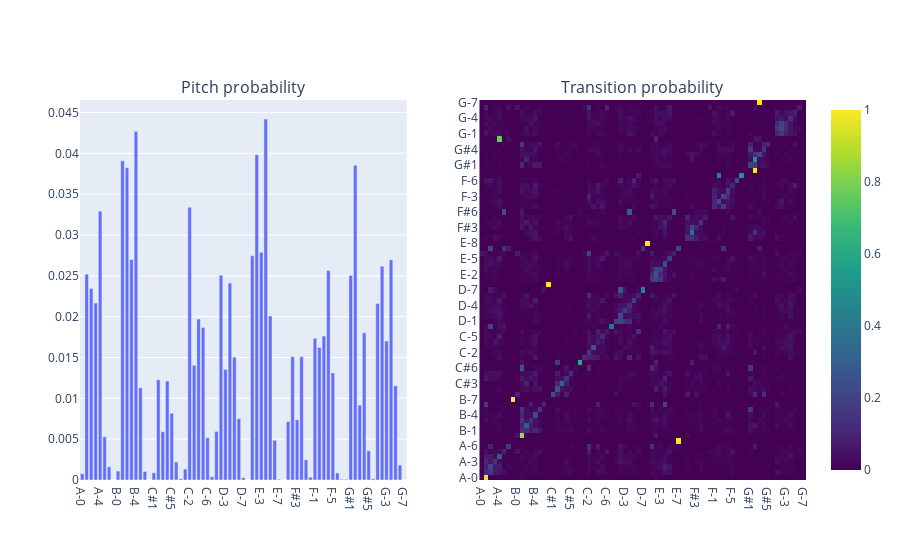

Notebook code for this chart:
### Code cell
fig2 = plotting.fig_tm(t_matrix, ui, ui_freq)

fig2.show()

### Figure 1 — Plotly figure (JSON) as saved in the notebook; plotly's stock layout.template omitted (floating-point values rounded to 4 significant figures; data arrays with more than 128 entries replaced by an {"elided": "..."} marker saying what was removed)
{"data": [{"type": "bar", "x": ["A-0", "A-1", "A-2", "A-3", "A-4", "A-5", "A-6", "A-7", "B-0", "B-1", "B-2", "B-3", "B-4", "B-5", "B-6", "B-7", "C#1", "C#2", "C#3", "C#4", "C#5", "C#6", "C#7", "C-1", "C-2", "C-3", "C-4", "C-5", "C-6", "C-7", "D-1", "D-2", "D-3", "D-4", "D-5", "D-6", "D-7", "D-8", "E-1", "E-2", "E-3", "E-4", "E-5", "E-6", "E-7", "E-8", "F#1", "F#2", "F#3", "F#4", "F#5", "F#6", "F-1", "F-2", "F-3", "F-4", "F-5", "F-6", "F-7", "G#0", "G#1", "G#2", "G#3", "G#4", "G#5", "G#6", "G-1", "G-2", "G-3", "G-4", "G-5", "G-6", "G-7"], "xaxis": "x", "y": [0.0007617, 0.02521, 0.02346, 0.02168, 0.03292, 0.005282, 0.001616, 1.424e-05, 0.001089, 0.03909, 0.03824, 0.02701, 0.04267, 0.01128, 0.001039, 1.424e-05, 0.0008898, 0.01229, 0.005901, 0.01212, 0.008172, 0.002207, 0.0001637, 0.001353, 0.03339, 0.01404, 0.0197, 0.01869, 0.005168, 0.0004058, 0.005951, 0.02506, 0.01353, 0.02411, 0.01503, 0.007503, 0.0002847, 1.424e-05, 0.02746, 0.03984, 0.02788, 0.04421, 0.02007, 0.004869, 9.966e-05, 1.424e-05, 0.007168, 0.01509, 0.007368, 0.01509, 0.002477, 0.0003488, 0.01735, 0.01624, 0.01763, 0.02566, 0.01311, 0.0008613, 9.966e-05, 8.542e-05, 0.02504, 0.03855, 0.00914, 0.01802, 0.003573, 0.0001495, 0.02161, 0.02619, 0.01703, 0.02696, 0.01153, 0.001837, 7.119e-06], "yaxis": "y"}, {"colorscale": [[0, "#440154"], [0.1111, "#482878"], [0.2222, "#3e4989"], [0.3333, "#31688e"], [0.4444, "#26828e"], [0.5556, "#1f9e89"], [0.6667, "#35b779"], [0.7778, "#6ece58"], [0.8889, "#b5de2b"], [1, "#fde725"]], "type": "heatmap", "x": ["A-0", "A-1", "A-2", "A-3", "A-4", "A-5", "A-6", "A-7", "B-0", "B-1", "B-2", "B-3", "B-4", "B-5", "B-6", "B-7", "C#1", "C#2", "C#3", "C#4", "C#5", "C#6", "C#7", "C-1", "C-2", "C-3", "C-4", "C-5", "C-6", "C-7", "D-1", "D-2", "D-3", "D-4", "D-5", "D-6", "D-7", "D-8", "E-1", "E-2", "E-3", "E-4", "E-5", "E-6", "E-7", "E-8", "F#1", "F#2", "F#3", "F#4", "F#5", "F#6", "F-1", "F-2", "F-3", "F-4", "F-5", "F-6", "F-7", "G#0", "G#1", "G#2", "G#3", "G#4", "G#5", "G#6", "G-1", "G-2", "G-3", "G-4", "G-5", "G-6", "G-7"], "xaxis": "x2", "y": ["A-0", "A-1", "A-2", "A-3", "A-4", "A-5", "A-6", "A-7", "B-0", "B-1", "B-2", "B-3", "B-4", "B-5", "B-6", "B-7", "C#1", "C#2", "C#3", "C#4", "C#5", "C#6", "C#7", "C-1", "C-2", "C-3", "C-4", "C-5", "C-6", "C-7", "D-1", "D-2", "D-3", "D-4", "D-5", "D-6", "D-7", "D-8", "E-1", "E-2", "E-3", "E-4", "E-5", "E-6", "E-7", "E-8", "F#1", "F#2", "F#3", "F#4", "F#5", "F#6", "F-1", "F-2", "F-3", "F-4", "F-5", "F-6", "F-7", "G#0", "G#1", "G#2", "G#3", "G#4", "G#5", "G#6", "G-1", "G-2", "G-3", "G-4", "G-5", "G-6", "G-7"], "yaxis": "y2", "z": {"elided": "73x73 float values"}}], "layout": {"annotations": [{"font": {"size": 16}, "showarrow": false, "text": "Pitch probability", "x": 0.225, "xanchor": "center", "xref": "paper", "y": 1, "yanchor": "bottom", "yref": "paper"}, {"font": {"size": 16}, "showarrow": false, "text": "Transition probability", "x": 0.775, "xanchor": "center", "xref": "paper", "y": 1, "yanchor": "bottom", "yref": "paper"}], "xaxis": {"anchor": "y", "domain": [0, 0.45]}, "xaxis2": {"anchor": "y2", "domain": [0.55, 1]}, "yaxis": {"anchor": "x", "domain": [0, 1]}, "yaxis2": {"anchor": "x2", "domain": [0, 1]}}}
